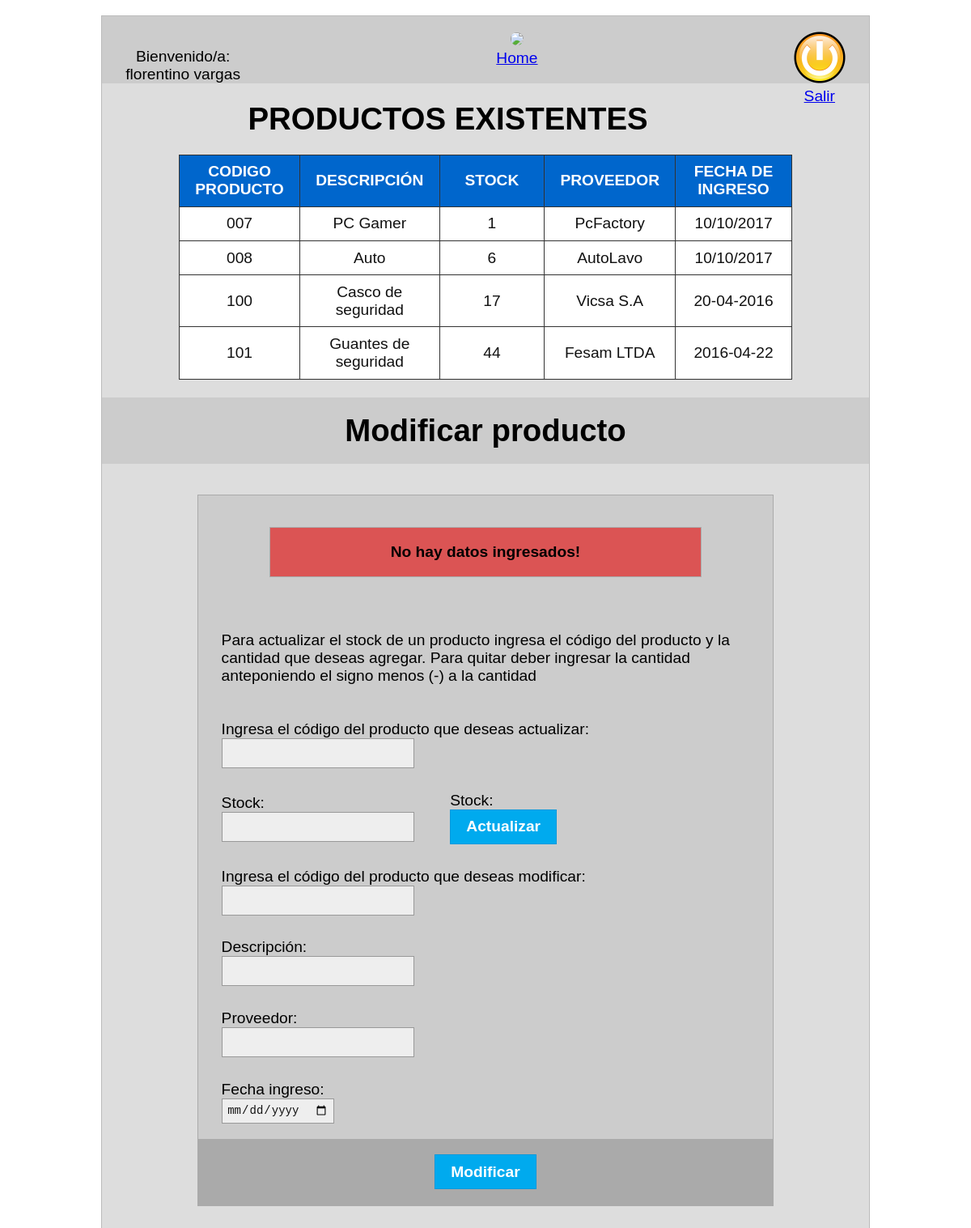
The app's page /mod_producto.php?status=10 (signed in) with its own data.
### tables this page shows
CREATE TABLE `productos` (
  `cod_producto` varchar(20) NOT NULL,
  `descripcion` varchar(50) NOT NULL,
  `stock` varchar(20) NOT NULL,
  `proveedor` varchar(50) NOT NULL,
  `fecha_ingreso` varchar(30) NOT NULL
);

### conexion.php (called while the page is built, shortened)
<?php
class PDOConnect
{
	private function checkConn($dbhost="localhost", $dbname="gestion_bodega", $dbuser="root", $dbpass="")
	{
		try{
			$this->dbPDO = new PDO('mysql:host='.$dbhost.';dbname='.$dbname, $dbuser, $dbpass);
		}catch(PDOException $e){
			print "Error!: ".$e->getMessage()."<br>";
			die();
		}
	}
}
?>

### mod_producto.php (the view, shortened to what this page needs)
<!DOCTYPE html>
<html>
<head>
	<link type="text/css" href="estilo.css" rel="stylesheet">
</head>
<body>
	<div class="contenedor">
		<div class= "encabezado">
			<div class="izq">
				<p>Bienvenido/a:<br><?php echo $_SESSION['fullname']; ?></p>
			</div>
			<div class="centro">
				<?php
				if ($_SESSION['cargo']=='Admin') {
					echo "<a href=principalAdmin.php><center><img src='imagenes/home.png'><br>Home<center></a>";
				}else {
					echo "<a href=principalBodega.php><img src='imagenes/home.png'><br>Home</a>";
				}
				?>
			</div>
			<div class="derecha">
				<a href="salir.php?sal=si"><img src="imagenes/cerrar.png"><br>Salir</a>
			</div>
		</div>
		<br><h1 align="center">PRODUCTOS EXISTENTES</h1><br>
		<?php
		$dbPDOClass = new PDOConnect();
		$stmt = $dbPDOClass->dbPDO->prepare("SELECT * FROM productos");
		$stmt->execute();
		$dbresult = $stmt->fetchAll();
		echo "<table  width='80%' align='center'><tr>";
		echo "<th width='10%'>CODIGO PRODUCTO</th>";
		echo "<th width='20%'>DESCRIPCIÓN</th>";
		echo "<th width='10%'>STOCK</th>";
		echo "<th width='20%'>PROVEEDOR</th>";
		echo "<th width='20%'>FECHA DE INGRESO</th>";
		echo  "</tr>";
		foreach($dbresult as $result){
			echo "<tr>";
			echo '<td width=10%>'.$result['cod_producto'].'</td>';
			echo '<td width=20%>'.$result['descripcion'].'</td>';
			echo '<td width=20%>'. $result['stock'].'</td>';
			echo '<td width=20%>'.$result['proveedor'].'</td>';
			echo '<td width=20%>'.$result['fecha_ingreso'].'</td>';
			echo "</tr>";
		}
		echo "</table></br>";
		?>
		<div class="encabezado">
			<h1>Modificar producto</h1>
		</div>
		<div class="formulario">
			<?php
			if ($_GET['status']) {
				$color = "#E12222B3";
				switch ($_GET['status']) {
					case '10':
					$msg = "No hay datos ingresados!";
					break;
				}
				echo '<div style="margin-top: 2px;margin-bottom: 2px;">';
				echo '<div class="formulario" style="background-color: '.$color.';">';
				echo '<p style="text-align: center;text-align-last: ;font-weight: bolder;font-size-adjust: inherit;margin-bottom: 1em;">'.$msg.'</p>';
				echo '</div>';
				echo '</div>';
			}
			?>
			<form name="actualizar" method="post" action="gestion_productos.php?modo=modificar&mod=stock" enctype="application/x-www-form-urlencoded">
				<div class="campo">
					<p>Para actualizar el stock de un producto ingresa el código del producto y la cantidad que deseas agregar. Para quitar deber ingresar la cantidad anteponiendo el signo menos (-) a la cantidad</p><br><br>
					<label name="Seleccionar">Ingresa el código del producto que deseas actualizar:</label>
					<input name='codigo' type="text" required>
				</div>
				<div class="campo">
					<div class="en-linea izquierdo">
						<label for="descrip">Stock:</label>
						<input type="number" name="stock" required/>
					</div>
					<div class="en-linea">
						<label for="apellido">Stock:</label>
						<input type="submit" name="actualiza" value="Actualizar" required/>
					</div>
				</div>
			</form>
			<form name="modificar" method="post" action="gestion_productos.php?modo=modificar&mod=producto" enctype="application/x-www-form-urlencoded">
				<div class="campo">
					<label name="Seleccionar">Ingresa el código del producto que deseas modificar:</label>
					<input name='codigo' type="text" required>
				</div>
				<div class="campo">
					<label for="descrip">Descripción:</label>
					<input type="text" name="descripcion" required/>
				</div>
				<div class="campo">
					<label for="cargo">Proveedor:</label>
					<input type="text" name="proveedor" required/>
				</div>
				<div class="campo">
					<label for="cargo">Fecha ingreso:</label>
					<input type="date" name="fecha" required/>
				</div>
				<div class="botones">
					<input type="submit" name="modificar" value="Modificar"/>
				</div>
			</form>
		</div>
	</div>
</body>
</html>

### estilo.css (style rules this page uses)
body { font-family: Verdana, Sans-serif; font-size: 1.2em; }
.contenedor { background-color: #DDDDDD; border: 1px solid #BBBBBB; margin: 1em auto; width: 80%; }
h1 { margin: 0; padding: 0; }
p { margin: 1em 0 0; }
.encabezado { background-color: #CCCCCC; margin: 0; padding: 1em 1.5em; text-align: center; }
.encabezado .derecha { float: right; }
.encabezado .centro { display: inline-block; }
.encabezado .izq { float: left; }
.formulario { background-color: #CCCCCC; border: 1px solid #AAAAAA; margin: 2em auto; width: 75%; }
.campo { margin: 0.5em 1.5em; padding: 0.5em 0; }
.campo label { display: block; }
.campo .en-linea { display: inline-block; }
.campo .en-linea.izquierdo { margin-right: 2em; }
.botones { text-align: center; }
.formulario .botones { background-color: #AAAAAA; margin: 0; padding: 1em 1.5em; }
button, input[type=submit] { background-color: #00AAEE; border: 1px solid #0099DD; color: #FFFFFF; font-size: 1em; font-weight: bold; padding: 0.5em 1em; }
input[type=text], input[type=email], input[type=password], input[type=number], input[type=date] { background-color: #EEEEEE; border: 1px solid #999999; color: #111111; font-size: 0.9em; padding: 0.4em; }
table { text-align: center; }
table th { background-color: #0066CC; color: #FFFFFF; padding: 0.5em 1em; width: 19%; }
table td { background-color: #FFFFFF; color: #111111; padding: 0.5em 1em; }
table, tr, th, td { border: 1px solid #333333; border-collapse: collapse; }
img { border:1px; border-radius:15px; }

### records on screen
productos: cod_producto "007", descripcion "PC Gamer", stock "1", proveedor "PcFactory", fecha_ingreso "10/10/2017"
productos: cod_producto "008", descripcion "Auto", stock "6", proveedor "AutoLavo", fecha_ingreso "10/10/2017"
productos: cod_producto "100", descripcion "Casco de seguridad", stock "17", proveedor "Vicsa S.A", fecha_ingreso "20-04-2016"
productos: cod_producto "101", descripcion "Guantes de seguridad", stock "44", proveedor "Fesam LTDA", fecha_ingreso "2016-04-22"

### other values on screen
$_SESSION['fullname'] "florentino vargas"
$msg "No hay datos ingresados!"
